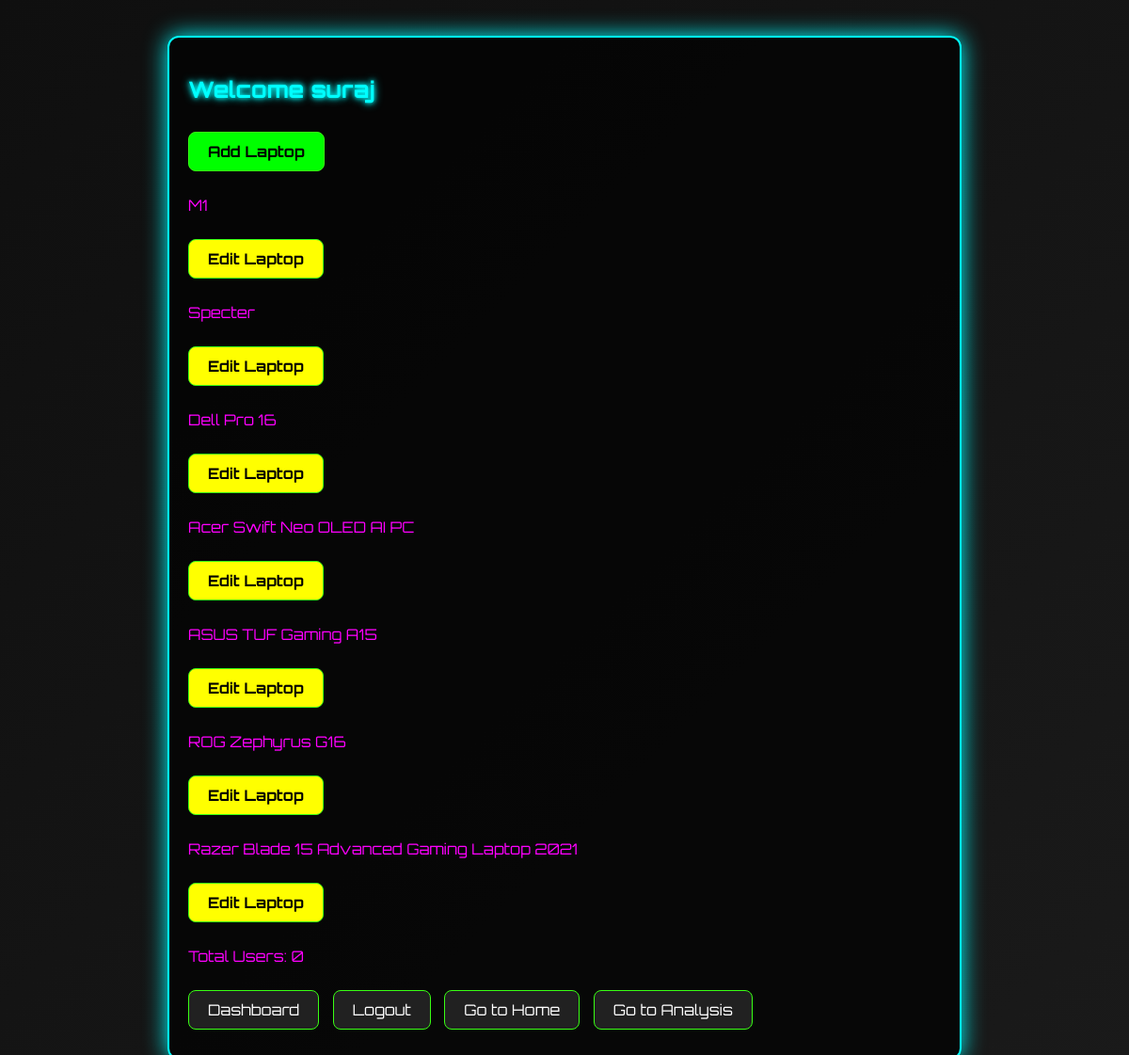
The page /dashboard (signed in) on the database its author committed.
### bapp/models.py (models this page shows, shortened)
class Laptop(models.Model):
    name = models.CharField(max_length=100,default='unamed')
    brand = models.ForeignKey(LaptopBrand, on_delete=models.CASCADE)
    model = models.CharField(max_length=100)
    price = models.DecimalField(max_digits=10, decimal_places=2)
    ram = models.CharField(max_length=50, blank=True, null=True)
    processor = models.CharField(max_length=100, blank=True, null=True)
    display = models.CharField(max_length=100, blank=True, null=True)
    storage = models.CharField(max_length=100, blank=True, null=True)
    image = models.ImageField(upload_to='laptops/', null=True, blank=True)
    description = models.TextField()
    gpu = models.CharField(max_length=100, blank=True, null=True)
    screen_hertz = models.IntegerField(blank=True, null=True)
    ai_chip = models.CharField(max_length=100, blank=True, null=True)
    os=models.CharField(max_length=100,default='Windows')
    sold = models.IntegerField(default=0)
    stock = models.IntegerField(default=10)
    extra_features = models.TextField(blank=True, null=True)

### bapp/views.py (the view)
# urls.py: path('dashboard', views.dashboard_view, name='dashboard'),
def dashboard_view(request):
    laptops = Laptop.objects.all()
    return render(request, 'dashboard.html', {'laptops': laptops})

### templates/dashboard.html (shortened to what this page needs)
<!DOCTYPE html>
<html lang="en">
<head>
</head>
<body>
    <div class="container">
        <h2>Welcome {{ request.user.username }}</h2>
{% if request.user.is_superuser %}
    <a href="{% url 'add_laptop' %}" class="btn btn-success">Add Laptop</a>
    {% for laptop in laptops %}
    <p>{{ laptop.model }}</p>
        <a href="{% url 'edit_laptop' laptop.id %}" class="btn btn-warning">Edit Laptop</a>
    {% endfor %}
    <p>Total Users: {{ users|length }}</p>
{% endif %}
        <a href="{% url 'dashboard' %}">Dashboard</a>
        <a href="{% url 'logout' %}">Logout</a>
        <a href="{% url 'home' %}">Go to Home</a>
        <a href="{% url 'admin_dashboard' %}">Go to Analysis</a>
    </div>
</body>
</html>

### templates/dashboard.html (style rules this page uses)
body { background: linear-gradient(135deg, #0f0f0f, #1a1a1a); color: #39ff14; font-family: 'Orbitron', sans-serif; padding: 30px; }
h2 { color: #00ffff; text-shadow: 0 0 5px #0ff, 0 0 10px #0ff; }
a { display: inline-block; margin: 10px 10px 10px 0; padding: 10px 20px; text-decoration: none; color: #fff; background-color: #212121; border: 1px solid #39ff14; border-radius: 8px; transition: 0.3s; }
.btn-success { background-color: #0f0; color: #000; font-weight: bold; }
.btn-warning { background-color: #ff0; color: #000; font-weight: bold; }
p { color: #ff00ff; }
.container { max-width: 800px; margin: auto; background-color: rgba(0, 0, 0, 0.7); padding: 20px; border: 2px solid #0ff; border-radius: 12px; box-shadow: 0 0 25px #0ff; }

### rows shown on the page
Laptop: model "M1"
Laptop: model "Specter"
Laptop: model "Dell Pro 16"
Laptop: model "Acer Swift Neo OLED AI PC"
Laptop: model "ASUS TUF Gaming A15"
Laptop: model "ROG Zephyrus G16"
Laptop: model "Razer Blade 15 Advanced Gaming Laptop 2021"

### other values the page prints
{{ request.user.username }} "suraj"
{{ users|length }} "0"
